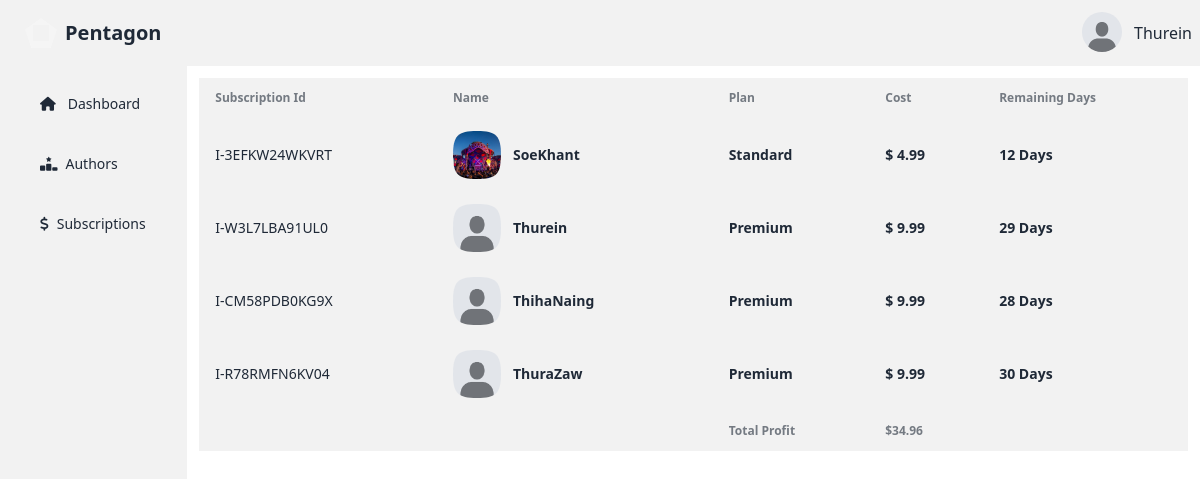
The page /writer/subscription-statistics/ (signed in) on the database its author committed.
### account/models.py (models this page shows, shortened)
class AccountStatus(models.Model):
    is_verified=models.BooleanField(default=False)
    profile=models.ImageField(max_length=100, blank=True,default="account/default.jpeg",null=True,upload_to="media/account")
    user=models.ForeignKey(User, on_delete=models.CASCADE,related_name="account_status")
    rank=models.CharField(max_length=20,blank=True, default="Silver")
    created_at=models.DateTimeField(auto_now=True)

### reader/models.py (models this page shows, shortened)
class Subscription(models.Model):
    subscriber_email=models.CharField(max_length=255,unique=True)
    subscription_plan=models.CharField(max_length=255)
    subscription_cost=models.CharField(max_length=255)
    paypal_subscription_id=models.CharField(max_length=255,unique=True)
    is_active=models.BooleanField(default=False)
    user=models.OneToOneField(User,max_length=255,blank=True,on_delete=models.CASCADE,unique=True,related_name="sub_user")
    created_at=models.DateField(auto_now_add=True)
    expires_at=models.DateField(blank=True, null=True)
    def remaining(self):
        if self.expires_at:
            time_remaining=self.expires_at-datetime.now().date()
            return time_remaining.days
        else:
            return None
    def get_user(self):
       return self.user.account_status.first()

### writer/views.py (the view)
# urls.py: path('subscription-statistics/',views.statistics,name="subscription-statistics"),
@login_required(login_url="sign-in")
def statistics(request):
    subscription_users=Subscription.objects.all().exclude(user=1)
    total_profit=sum(float(subscription.subscription_cost) for subscription in subscription_users)
    print(total_profit)
    context={
        "account_status":get_account_status(request),
        "accounts":subscription_users,
        "total_profit":total_profit
    }
    return render(request, "writer/statistics.html",context)

### writer/templatetags/custom_filters.py (called while the page is built)
@register.filter
def to_float(value):
    try:
        return float(value)
    except (ValueError, TypeError):
        return 0.0

### writer/views.py (called while the page is built)
def get_account_status(request):
    account_status = AccountStatus.objects.get(user=request.user)
    return account_status

### writer/templates/writer/statistics.html
{% extends 'writer/admin-dashboard.html' %}
{% load custom_filters %}
{% block writer %}
<div class=" w-full bg-base-200 m-3 max-h-fit">
    <table class="table">
      <thead>
        <tr>
          <th>Subscription Id</th>
          <th>Name</th>
          <th>Plan</th>
          <th>Cost</th>
          <th>Remaining Days</th>
        </tr>
      </thead>
      <tbody>
        {% for account in accounts %}
        <tr>
            <td>
              {{account.paypal_subscription_id}}
            </td>
            <td>
              <div class="flex items-center gap-3">
                <div class="avatar">
                  <div class="mask mask-squircle h-12 w-12">
                    <img
                      src="{{account.get_user.profile.url}}"
                      alt="Avatar Tailwind CSS Component" />
                  </div>
                </div>
                <div>
                  <div class="font-bold">{{account.user}}</div>
                </div>
              </div>
            </td>
            <td>
                <div class="font-bold">{{account.subscription_plan}}</div>
            </td>
            <td>
                <div class="font-bold">$ {{account.subscription_cost|to_float}}</div>
            </td>
            <td>
                <div class="font-bold">{{account.remaining}} Days</div>
            </td>
          </tr>
        {% endfor %}
      </tbody>
      <tfoot>
        <tr>
          <th></th>
          <th></th>
          <th>Total Profit</th>
          <th>${{total_profit}}</th>
          <th></th>
        </tr>
      </tfoot>
    </table>
  </div>
{% endblock  %}

### writer/templates/writer/admin-dashboard.html (shortened to what this page needs)
{% extends 'writer/base.html' %}
{% block content %}
<div class="navbar bg-base-200">
    <div class="flex-1">
      <a href="{% url 'home' %}" class="btn btn-ghost text-xl"><div class="mask mask-pentagon w-8 h-8 border-8 border-neutral-100	"></div>Pentagon</a>
    </div>
    <div class="flex-none gap-2">
      <div class="dropdown dropdown-end">
        <div tabindex="0" role="button" class="btn btn-ghost btn-circle avatar">
          <div class="w-10 rounded-full">
              <img
                style="object-fit: contain;width:100%;height:100%"
                alt="Tailwind CSS Navbar component"
                src="{{account_status.profile.url}}" />
          </div>
        </div>
      </div>
      {{user}}
    </div>
  </div>
<div class="flex">
    <ul class="menu bg-base-200  w-56 min-h-screen">
        <li class="my-3"><a class="ml-4" href="{% url 'admin-dashboard' %}"><i class="fa-solid fa-house mr-1"></i>Dashboard</a></li>
        <li class="my-3">
          <a class="ml-4" href="{% url 'author-statistics' %}"><i class="fa-solid fa-ranking-star"></i>Authors</a>
        </li>
        <li class="my-3">
            <a class="ml-4" href="{% url 'subscription-statistics' %}"><i class="fa-solid fa-dollar-sign"></i>Subscriptions</a>
        </li>
    </ul>
    {% block writer %}{% endblock  %}
</div>
{% endblock  %}

### rows shown on the page
AccountStatus: profile (placeholder picture)
Subscription: paypal_subscription_id "I-3EFKW24WKVRT", get_user.profile (picture), user "SoeKhant", subscription_plan "Standard", subscription_cost|to_float "4.99", remaining "12"
Subscription: paypal_subscription_id "I-W3L7LBA91UL0", get_user.profile (placeholder picture), user "Thurein", subscription_plan "Premium", subscription_cost|to_float "9.99", remaining "29"
Subscription: paypal_subscription_id "I-CM58PDB0KG9X", get_user.profile (placeholder picture), user "ThihaNaing", subscription_plan "Premium", subscription_cost|to_float "9.99", remaining "28"
Subscription: paypal_subscription_id "I-R78RMFN6KV04", get_user.profile (placeholder picture), user "ThuraZaw", subscription_plan "Premium", subscription_cost|to_float "9.99", remaining "30"

### other values the page prints
{{ user }} "Thurein"
{{ total_profit }} "34.96"
